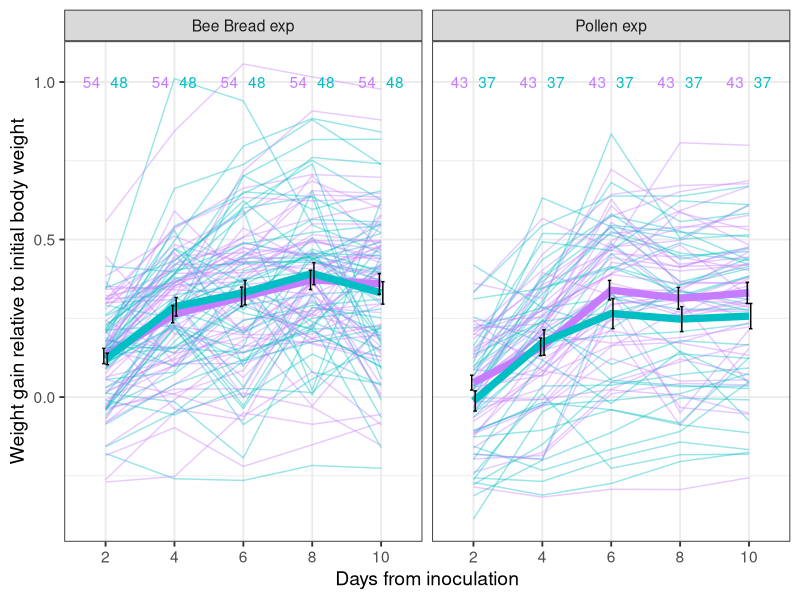
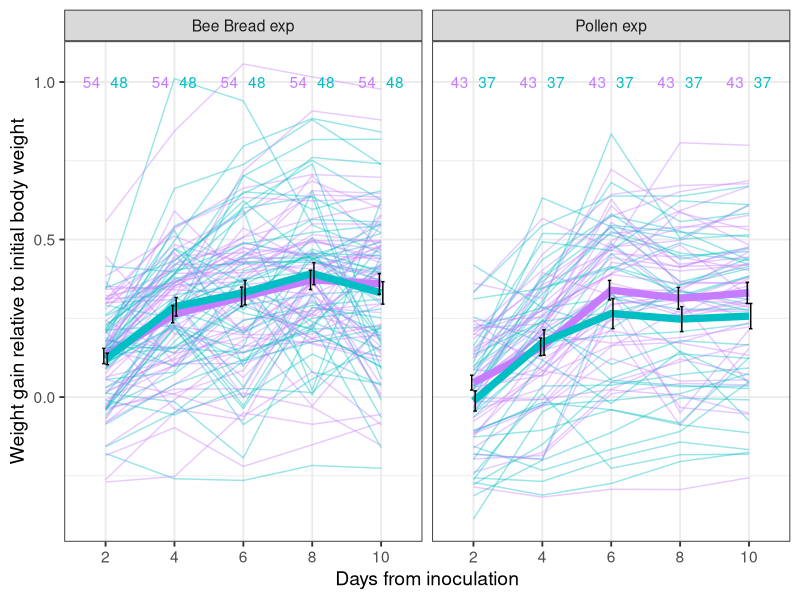

These figures' R source, in order:
# Joanito Liberti, UNIL
# Script usage: Plot weight gain of bees

library(tidyr)
library(ggplot2)
library(ggbeeswarm)
library(ggpubr)

setwd("/Volumes/gr_Engel/lab_resources/Manuscripts/2023_Liberti_Maturation/Code/Weight/")

data_wide<-read.table("WeightGain_Data.txt", header = TRUE, fill=TRUE, sep="\t")

data_long <- gather(data_wide, Day, WeightGain, Day2:Day10, factor_key=TRUE)
data_long

data_long$Day <- as.character(data_long$Day)
data_long$Day[data_long$Day=="Day2"] <- 2
data_long$Day[data_long$Day=="Day4"] <- 4
data_long$Day[data_long$Day=="Day6"] <- 6
data_long$Day[data_long$Day=="Day8"] <- 8
data_long$Day[data_long$Day=="Day10"] <- 10
data_long$Day <- factor(data_long$Day, levels = c("2","4","6", "8", "10"), order=T)
data_long$Treatment <- factor(data_long$Treatment, levels = c("MD","CL"))
data_long$NandF <- factor(data_long$NandF, levels = c("nurse","forager"), order=T)

# Plot as repeated measures
data_long$BeeID <- with(data_long, interaction(as.factor(data_long$Sample_ID),  data_long$HiveBox))

give.n <- function(x){return(c(y = 1, label = length(x))) # experiment with the multiplier to find the perfect position
}
gg.base <- ggplot(data_long, aes(x = Day, y = WeightGain, color = Treatment))
gg.treat <- gg.base + geom_line(aes(color = Treatment, group = BeeID), alpha=0.4) +
  stat_summary(aes(group = Treatment, color = Treatment), geom = "line", fun = mean, size = 2.5) +
  stat_summary(aes(group = Treatment, color = Treatment), geom = "errorbar", width = .1, position = position_dodge(.1), color = "black") +
  theme_bw() +
  color_palette(c("#C77CFF","#00BFC4")) +
  ylab("Weight gain relative to initial body weight") +
  xlab("Days from inoculation") +
  facet_wrap(.~Experiment) + 
  theme_bw(base_size=14) +
  guides(color="none") + 
  stat_summary(fun.data = give.n, geom = "text", position=position_nudge(x = c(-0.2,0.2), y = c(0,0))) # add number of observations
gg.treat

ggsave(filename="WeightGainExperiments.pdf", height=10, width=14, dpi=300, useDingbats=FALSE)

pollen <- subset(data_long, Experiment=="Pollen exp")
beebread <- subset(data_long, Experiment=="Bee Bread exp")

# Statistical analyses - effect of time and treatment on weight gain in the two experiments. We also test if N and F have different weight as that can explain the significant interaction between time and treatment in the pollen experiment
library(lmerTest)
resul <- lmer(WeightGain ~ Day*Treatment + (1|Hive/UniqueBox/BeeID), data = pollen)
summary(resul)
anova(resul)

resul <- lmer(WeightGain ~ Day*Treatment + (1|Hive/UniqueBox/BeeID), data = beebread)
summary(resul)
anova(resul)
